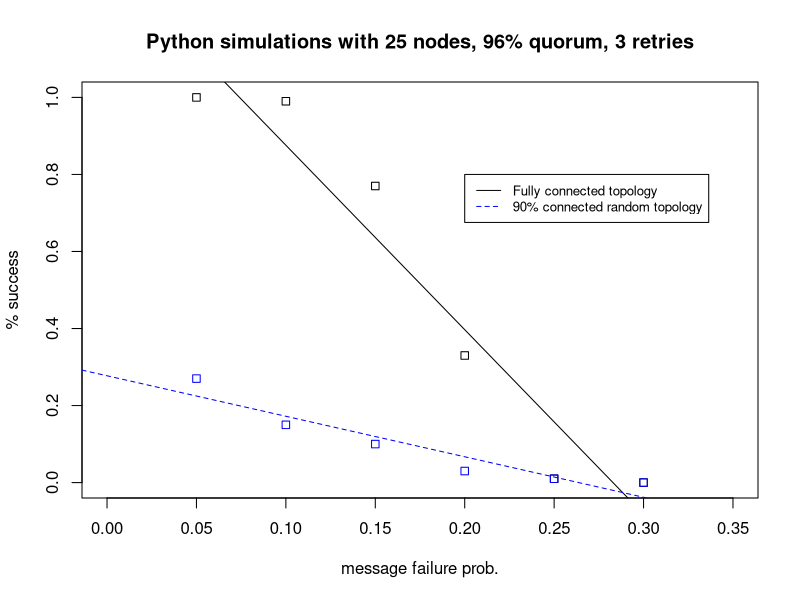

Write the R code that produced this figure.

# topology + Q 96% + 3 retries 
# 
# success rate: 0.27
# average time: 0.06312749
# average sent: 588.92
# average recv: 3114.55
# success rate: 0.15
# average time: 0.06250719
# average sent: 611.59
# average recv: 3093.79
# success rate: 0.1
# average time: 0.06274212
# average sent: 626.07
# average recv: 3044.86
# success rate: 0.03
# average time: 0.05964519
# average sent: 624.53
# average recv: 2935.86
# success rate: 0.01
# average time: 0.05616242
# average sent: 604.52
# average recv: 2828.07
# success rate: 0.0
# average time: 0.05619903
# average sent: 629.93
# average recv: 2683.31

x = c(0.05, 0.10, 0.15, 0.20, 0.25, 0.30) # message failure rate
y0 = c(1.0, 0.99, 0.77, 0.33, 0.01, 0.0) # connected topology success rate
y1 = c(0.27, 0.15, 0.1, 0.03, 0.01, 0.0 ) # random topology success rate

png('q96r3.png', width=800, height=600, pointsize=18)
plot(x,y0, xlab="message failure prob.", ylab="% success", main="Python simulations with 25 nodes, 96% quorum, 3 retries", ylim=c(0,1), xlim=c(0,0.35), pch=0)
points(x,y1, pch=0, col="blue")
#points(x,y3, col="blue", pch=0)

# fit a line to the points
myline.fit <- lm(y0 ~ x)
myline2.fit <-lm(y1 ~ x)
#myline3.fit <-lm(y3 ~ x)
# get information about the fit
#summary(myline.fit)

# draw the fit line on the plot
abline(myline.fit)
abline(myline2.fit, col = "blue", lty=2)
#abline(myline3.fit, col = "blue")

legend(0.2, 0.8, legend=c("Fully connected topology", "90% connected random topology"),
       col=c("black", "blue"), lty=1:2, cex=0.8)
